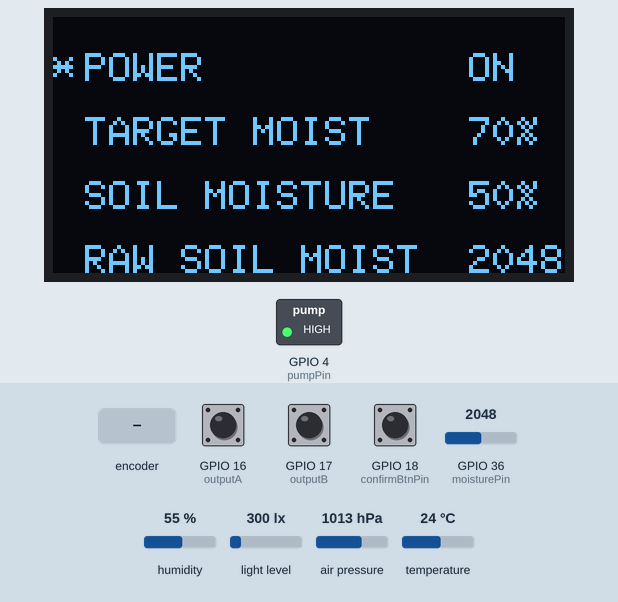
Recording of a sketch running on a simulated ESP32. Parts: 128×64 one-colour display, switched loads named in the sketch (green lamp = pin HIGH). Wiring (inferred from the names in the program): BME280 sensor at I2C address 0x76. Inputs (shaded band) come from the test bench; at power-on: GPIO 18 (confirmBtnPin) LOW, GPIO 16 (outputA) HIGH, GPIO 17 (outputB) HIGH, GPIO 36 (moisturePin) = 2048, humidity 55 %, light level 300 lx, air pressure 1013 hPa, temperature 24 °C. WiFi joins after 1.5 s; servers stay silent unless stated; EEPROM starts erased; no MQTT or app messages arrive unless stated; not simulated (calls return 0 or success): Privates.h; what the sketch prints to the serial monitor is not drawn.

Above: at 2.7 s.
2.8 s: GPIO 18 (confirmBtnPin) pulled HIGH for 0.15 s
At 3.6 s:
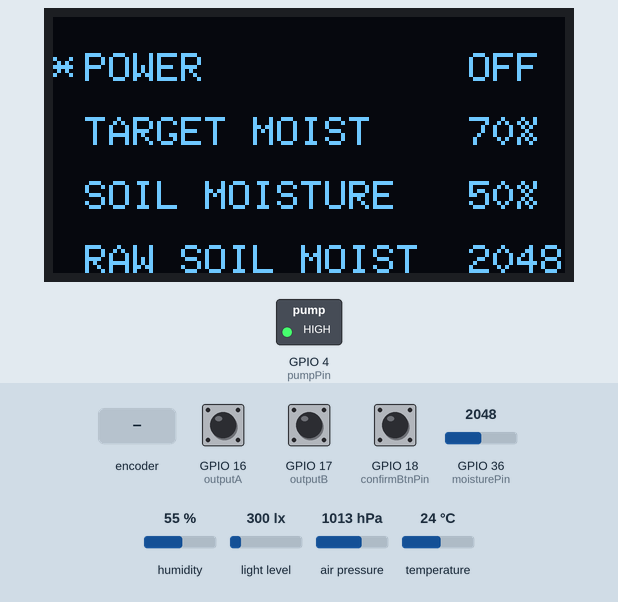
4.6 s: rotary encoder on GPIO 16 (outputA) / GPIO 17 (outputB) turned 2 steps (second pin leading)
At 6.1 s:
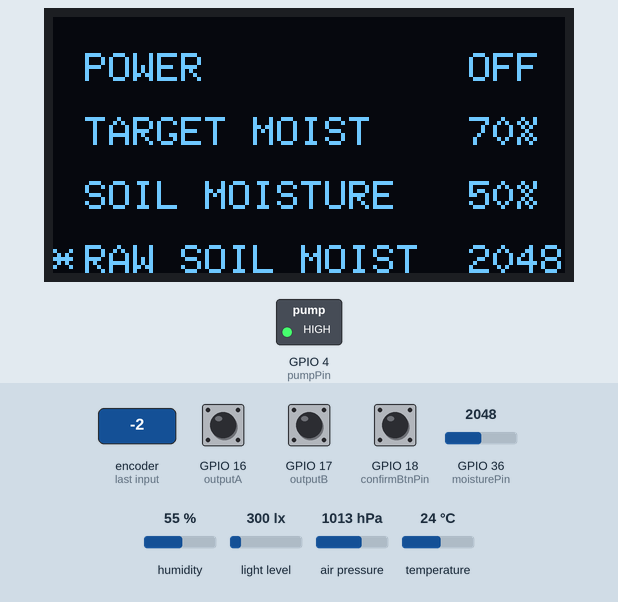
6.5 s: rotary encoder on GPIO 16 (outputA) / GPIO 17 (outputB) turned 2 steps (second pin leading)
At 7.6 s:
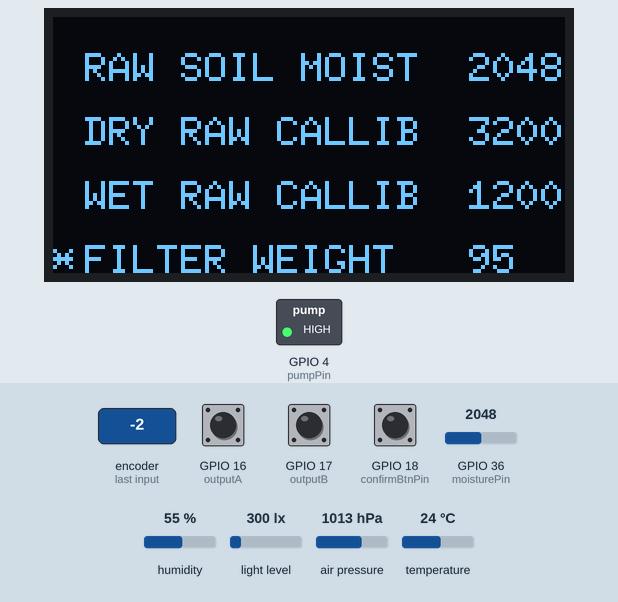
8.4 s: GPIO 18 (confirmBtnPin) pulled HIGH for 1 s
Timing chart, 0 to 11.4 s (numbered marks = the images above; inputs shaded):
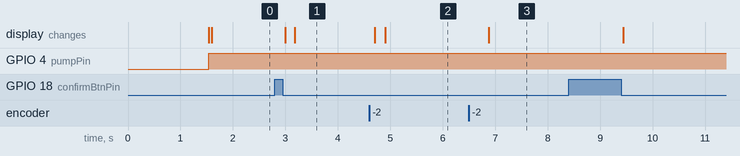

Measured:
- after the input at 2.8 s, the display: first changes after 0.20 s (image 1 shows a later state)
- after the input at 4.6 s, the display: first changes after 0.10 s (image 2 shows a later state)
- after the input at 6.5 s, the display: changes after 0.37 s (image 3)

The sketch:

main.ino
```cpp
#include <Arduino.h>
#include <BH1750.h>
#include <BME280I2C.h>
#include <Wire.h>
#include <WiFi.h> //Home assistant
#include <PubSubClient.h> //Home assistant
#include "Privates.h" //Homeassistant
#include <PressButton.h> //Interface
#include <RotaryEncoderAccel.h> //Interface
#include <U8g2lib.h> //oled
#include <EEPROM.h> //Save Settings
#include <math.h>
//-----------------------------------------------------------------------
// OLED display
#define SCREEN_WIDTH 128 // OLED display width, in pixels
#define SCREEN_HEIGHT 64 // OLED display height, in pixels
//-----------------------------------------------------------------------
#define SDA_PIN 21
#define SCL_PIN 22
#define confirmBtnPin 18 //input digitalRead()
//#define ledOnPin 33 //output digitalWrite()
#define pumpPin 4
#define moisturePin 36
//rotary encoder
#define outputA 16 //input digitalRead()
#define outputB 17 //input digitalRead()
//-----------------------------------------------------------------------
//Settings
#define DISP_ITEM_ROWS 4
#define DISP_CHAR_WIDTH 16
#define PACING_MC 30 //25
#define FLASH_RST_CNT 3 //30
#define SETTINGS_CHKVAL 3647
#define CHAR_X SCREEN_WIDTH/DISP_CHAR_WIDTH // 128/16
#define CHAR_Y SCREEN_HEIGHT/DISP_ITEM_ROWS // 64/4
#define SHIFT_UP 0 //240/8
//-----------------------------------------------------------------------
//Varibles
BH1750 lightMeter;
BME280I2C bme;
float temp(NAN), hum(NAN), pres(NAN), lux(NAN);
float moisture = 50.0;
int newMoisture = 0;
int rawMoisture = 0;
bool pump_status = false;
bool vattna = false;

//Homeassistant
//-----------------------------------------------------------------------
Privates privates;
WiFiClient espClient;
PubSubClient client(espClient);
char messages[50];
volatile  bool TopicArrived = false;
const     int mqttpayloadSize = 10;
char mqttpayload [mqttpayloadSize] = {'\0'};
String mqtttopic;
unsigned long lastMqttReconnectAttempt = 0;
const unsigned long mqttReconnectInterval = 5000; // 5 seconds
//-----------------------------------------------------------------------
//rotary encoder
RotaryEncoderAccel encoder(outputA, outputB);  // GPIO16 och GPIO17 på ESP32
// ISR för båda pins, som anropas vid ändring (rising/falling)
void IRAM_ATTR handleInterrupt() {
  encoder.tick();
}
//-----------------------------------------------------------------------
//Buttons
PressButton btnOk(confirmBtnPin);
//-----------------------------------------------------------------------
//Menu structure
enum pageType{
  MENU_ROOT,
};
enum pageType currPage = MENU_ROOT;
void page_MenuRoot();
//-----------------------------------------------------------------------
//Menu internals
boolean updateAllItems = true;
boolean updateItemValue;
uint8_t itemCnt;
int8_t cursorPos;
uint8_t saveCursorPos;
uint8_t dispOffset;
uint8_t saveDispOffset;
bool edditing = false;
bool detectedRotation = false;
uint8_t root_pntrPos = 1;
uint8_t root_dispOffset = 0;
uint8_t flashCntr;
boolean flashIsOn;
void initMenuPage(String title, uint8_t itemCount);
void captureButtonDownStates();
void incrementDecrementFloat(float *v, float amount, float min, float max);
void incrementDecrementDouble(double *v, double amount, double min, double max);
void doPointerNavigation();
bool menuItemPrintable(uint8_t xPos, uint8_t yPos);
//-----------------------------------------------------------------------
//Print tools
void printPointer();
void printOnOff(bool val);
void printUint32_tAtWidth(uint32_t value, uint8_t width, char c);
void printDoubleAtWidth(double value, uint8_t width, char c);
//-----------------------------------------------------------------------
//Settings

#pragma pack(1) //memory alignment
struct Mysettings{
  uint16_t targetMoisture = 70;
  boolean power = true;
  uint16_t dryMoistureCalli = 3200;
  uint16_t wetMoistureCalli = 1200;
  uint16_t overshoot = 3;
  uint16_t filterWeight = 95;
  uint16_t settingsCheckValue = SETTINGS_CHKVAL;
};

Mysettings settings;
Mysettings oldSettings;
void sets_SetDeafault();
void sets_Load();
void sets_Save();
//-----------------------------------------------------------------------
//Time
unsigned long previousTime = 0;
unsigned long passedTime = 0;
unsigned long previousPassedTime1,previousPassedTime2 = 0;
unsigned long currentTime;
unsigned long previousSensorRead = 0;
int readInterval = 500;
const unsigned long saveInterval = 60000; // 60 000 ms = 60 sekunder
unsigned long lastEditTime = 0;
//-----------------------------------------------------------------------
// Oled - Adafruit_SSD1306
U8G2_SH1106_128X64_NONAME_F_HW_I2C display(U8G2_R0, /* reset=*/ U8X8_PIN_NONE);
long timeLastTouched = 0;
const long timeBeforeDisable = 120000;
//-----------------------------------------------------------------------
bool initPage = true;
bool changeValue = false;
bool changeValues [10];
//-----------------------------------------------------------------------
//BME280
BME280::TempUnit tempUnit(BME280::TempUnit_Celsius);
BME280::PresUnit presUnit(BME280::PresUnit_Pa);
//-----------------------------------------------------------------------

void setup()
{
  //=================================================SETUP=======================================================
  Serial.begin(115200);
  while(!Serial) {}
  Wire.begin(SDA_PIN, SCL_PIN);  // Initierar I2C på valfria pinnar
  lightMeter.begin();

  while(!bme.begin()){Serial.println("Could not find BME280 sensor!"); delay(1000);}

  currentTime = millis();

  setupWiFi(); //Home assistant
  client.setServer(privates.broker, 1883); //Home assistant
  client.setCallback(callback);

  pinMode(pumpPin, OUTPUT);
  pinMode(moisturePin, INPUT);

  pinMode(confirmBtnPin, INPUT_PULLDOWN);
  //pinMode(ledOnPin, OUTPUT);
  pinMode(outputA,INPUT_PULLUP);
  pinMode(outputB,INPUT_PULLUP);

  // Koppla interrupt på båda encoder-pins till samma ISR
  attachInterrupt(digitalPinToInterrupt(outputA), handleInterrupt, CHANGE);
  attachInterrupt(digitalPinToInterrupt(outputB), handleInterrupt, CHANGE);

  Wire.begin();
  Wire.setClock(3400000 );      //3.4 MHz
  display.setBusClock(3400000 );  //3.4 MHz

  display.setI2CAddress(0x78);
  display.begin();
  display.setFont(u8g2_font_6x10_mf);	// choose a suitable font
  display.clearBuffer();					// clear the internal memory
  display.setCursor(0, 0);

  EEPROM.begin(sizeof(settings));
  sets_Load();
  oldSettings = settings;
}

void loop()
{
   //=================================================LOOP=======================================================
  passedTime = millis() / 1000.0;

  //print sensor data
  //printSensorData();

  if(millis() - timeLastTouched > timeBeforeDisable)
  {
    display.setPowerSave(1);
    display.setPowerSave(1);
  }
  else
  {
    display.setPowerSave(0);
    display.setPowerSave(0);
  }

  const float UPDATE_INTERVAL1 = 0.25;

  bool shouldUpdate1 = (passedTime - previousPassedTime1 >= UPDATE_INTERVAL1);
  bool shouldUpdate2 = (passedTime - previousPassedTime2 >= 0.01);
  updateSettings();

  if(shouldUpdate1)
  {
    updateSensorValues();
    previousPassedTime1 = passedTime;
  }

  page_MenuRoot();

  printPointer();
  // Serial.print(updateAllItems);
  // Serial.print(" ");
  // Serial.println(updateItemValue);

  if ((updateAllItems || updateItemValue) && shouldUpdate2)
  {
    //Serial.println("Sending display buffer");
    display.sendBuffer();                        //välldigt långsam
    previousPassedTime2 = passedTime;
    updateAllItems = false;
    updateItemValue = false;
  }
  //Capture button states
  captureButtonDownStates();

  //Homeassistant
  if(passedTime - previousTime > 1.0) {publishMessage(); previousTime = passedTime;}

  detectedRotation = encoder.getDirection() != RotaryEncoderAccel::Direction::NOROTATION;
  if(detectedRotation)
  {
    lastEditTime = millis();
  }

  //Save settings every 10 seconds if not rotated the encoder
  if (millis() - lastEditTime >= saveInterval) {
    sets_Save();
    lastEditTime = millis();
  }
}

void page_MenuRoot()
{
  //=================================================ROOT_MENU============================================
  if(initPage)
  {
    cursorPos = 0;
    dispOffset = 0;
    changeValues[10];
    initMenuPage(F("MAIN MENU"), 8);
    initPage = false;
  }

  if(menuItemPrintable(1,1)){display.print(F("POWER              "));}
  if(menuItemPrintable(1,2)){display.print(F("TARGET MOIST       "));}
  if(menuItemPrintable(1,3)){display.print(F("SOIL MOISTURE      "));}
  if(menuItemPrintable(1,4)){display.print(F("RAW SOIL MOIST     "));}
  if(menuItemPrintable(1,5)){display.print(F("DRY RAW CALLIB     "));}
  if(menuItemPrintable(1,6)){display.print(F("WET RAW CALLIB     "));}
  if(menuItemPrintable(1,7)){display.print(F("FILTER WEIGHT      "));}
  if(menuItemPrintable(1,8)){display.print(F("HYSTERESIS         "));}

  if(menuItemPrintable(13,1)){printOnOff(settings.power);}
  if(menuItemPrintable(13,2)){printUint32_tAtWidth(settings.targetMoisture, 5, '%');}
  if(menuItemPrintable(13,3)){printUint32_tAtWidth(moisture, 5, '%');}
  if(menuItemPrintable(13,4)){printUint32_tAtWidth(rawMoisture, 5, '%');}
  if(menuItemPrintable(13,5)){printUint32_tAtWidth(settings.dryMoistureCalli, 5, ' ');}
  if(menuItemPrintable(13,6)){printUint32_tAtWidth(settings.wetMoistureCalli, 5, ' ');}
  if(menuItemPrintable(13,7)){printUint32_tAtWidth(settings.filterWeight, 5, ' ');}
  if(menuItemPrintable(13,8)){printUint32_tAtWidth(settings.overshoot, 5, ' ');}

  if(btnOk.PressReleased())
  {
    FlashPointer();
    switch (cursorPos)
    {
      case 0: changeValues [0] = !changeValues [0]; edditing = !edditing; break;
      case 1: changeValues [1] = !changeValues [1]; edditing = !edditing; break;
      case 4: changeValues [4] = !changeValues [4]; edditing = !edditing; break;
      case 5: changeValues [5] = !changeValues [5]; edditing = !edditing; break;
      case 6: changeValues [6] = !changeValues [6]; edditing = !edditing; break;
      case 7: changeValues [7] = !changeValues [7]; edditing = !edditing; break;
    }

    if(edditing) // If edditing is true, save the current cursor position and display offset
    {
      // Save current cursor position and display offset
      // and set the encoder position to the current cursor position
      saveCursorPos = encoder.getPosition();
      saveDispOffset = dispOffset;

      encoder.setAccel(150, 5);
    }
    else // If edditing is false, restore the cursor position and display offset
    {
      encoder.setPosition(saveCursorPos);
      dispOffset = saveDispOffset;
    }
  }
       if(changeValues[0]){*&settings.power = !*&settings.power; changeValues [0] = false; updateItemValue = true;}
  else if(changeValues[1])incrementDecrementInt(&settings.targetMoisture, 1, 0, 100);
  else if(changeValues[4])incrementDecrementInt(&settings.dryMoistureCalli, 1, 2800, 3400);
  else if(changeValues[5])incrementDecrementInt(&settings.wetMoistureCalli, 1, 600, 1300);
  else if(changeValues[6])incrementDecrementInt(&settings.filterWeight, 1, 0, 100);
  else if(changeValues[7])incrementDecrementInt(&settings.overshoot, 1, 0, 5);
  else
    doPointerNavigation();
}

void printSensorData()
{
  Serial.print("\tTemp: ");
  Serial.print(temp);
  Serial.print("°"+ String(tempUnit == BME280::TempUnit_Celsius ? 'C' :'F'));
  Serial.print("\tHumidity: ");
  Serial.print(hum);
  Serial.print("% RH");
  Serial.print("\tPressure: ");
  Serial.print(pres);
  Serial.print(" Pa");
  Serial.print("\tLight: ");
  Serial.print(lux);
  Serial.print(" Lx");
  Serial.print("\t\tMoisture: ");
  Serial.print(moisture);
  Serial.println("%");
}

//======================================================TOOLS - menu Internals==================================================
void initMenuPage(String title, uint8_t itemCount){
  display.clearBuffer();
  printPointer();
  uint8_t fillCnt = (DISP_CHAR_WIDTH - title.length()) / 2;

  btnOk.ClearWasDown();

  itemCnt = itemCount;
  flashCntr = 0;
  flashIsOn = false;
  updateAllItems = true;
}
void captureButtonDownStates(){
  btnOk.CaptureDownState();
}

void doPointerNavigation()
{
  int direction = round(encoder.getRPM());

  if (direction != 0) {
    int newCursorPos = cursorPos + direction;

    // Clamp
    if (newCursorPos < 0) newCursorPos = 0;
    if (newCursorPos > itemCnt - 1) newCursorPos = itemCnt - 1;

    if (newCursorPos != cursorPos) {
      cursorPos = newCursorPos;

      // Scroll logic
      if (cursorPos < dispOffset) {
        dispOffset = cursorPos;
        updateAllItems = true; // Force update of all items
      } else if (cursorPos >= dispOffset + DISP_ITEM_ROWS) {
        dispOffset = cursorPos - DISP_ITEM_ROWS + 1;
        updateAllItems = true; // Force update of all items
      }

      printPointer();  // Only redraw when view actually changes
      timeLastTouched = millis(); // Update last touched time
    }
  }
}

void incrementDecrementInt(uint16_t *v, uint16_t amount, uint16_t min, uint16_t max)
{
    int direction = encoder.getRPM();

    if (direction != 0) {
        int target = direction * amount;
        int newValue = *v + target;

        if (newValue >= min && newValue <= max) {
            *v = newValue;
        }
        else if (newValue < min) {
            *v = min;
        }
        else {
            *v = max;
        }

        updateItemValue = true;
        timeLastTouched = millis();
    }

    delayMicroseconds(5);
}


void incrementDecrementFloat(float *v, float amount, float min, float max)
{
  int enc = encoder.getPosition();
  if(enc != 0) {
    *v += (enc*amount);
    *v = constrain(*v,min,max);
    //Serial.println(enc*amount);
    updateItemValue = true;
  }
  delayMicroseconds(5);
}
void incrementDecrementDouble(double *v, double amount, double min, double max)
{
  int enc = encoder.getPosition();
  if(enc != 0) {
    *v += (enc*amount);
    *v = constrain(*v,min,max);
    //Serial.println(enc*amount);
    updateItemValue = true;
  }
  delayMicroseconds(5);
}

bool isFlashChanged(){
  if(flashCntr == 0){
    flashIsOn = !flashIsOn;
    flashCntr = FLASH_RST_CNT;
    return true;
  }
  else{flashCntr--; return false;}
}

bool menuItemPrintable(uint8_t xPos, uint8_t yPos){
  if(!(updateAllItems || (updateItemValue && cursorPos == yPos))){return false;}
  uint8_t yMaxOffset = 0;
  if(yPos > DISP_ITEM_ROWS) {yMaxOffset = yPos - DISP_ITEM_ROWS;}
  if(dispOffset <= (yPos) && dispOffset >= yMaxOffset){display.setCursor(CHAR_X*xPos, CHAR_Y*(yPos - dispOffset)); return true;}
  return false;
}

//======================================================TOOLS_display========================================================
void printPointer(){
  //Serial.println("printPointer");
  display.drawStr(0, 1*CHAR_Y, " ");
  display.drawStr(0, 2*CHAR_Y, " ");
  display.drawStr(0, 3*CHAR_Y, " ");
  display.drawStr(0, 4*CHAR_Y, " ");
  display.drawStr(0, (cursorPos - dispOffset + 1)*CHAR_Y, "*");
  display.sendBuffer();
}
void FlashPointer(){
  timeLastTouched = millis();
  display.drawStr(0, 1*CHAR_Y, " ");
  display.drawStr(0, 2*CHAR_Y, " ");
  display.drawStr(0, 3*CHAR_Y, " ");
  display.drawStr(0, 4*CHAR_Y, " ");
  display.sendBuffer();                  //nytt

  delay(100);
  //Serial.println("FlashPointer");
  display.drawStr(0, (cursorPos - dispOffset + 1)*CHAR_Y, "*");
  display.sendBuffer();                  //nytt
}

void printOnOff(bool val){
  if(val){display.print(F("ON    "));}
  else   {display.print(F("OFF   "));}
}
void printChars(uint8_t cnt, char c){
  if(cnt > 0){
    char cc[] = " "; cc[0] = c;
    for(u_int8_t i = 1; i < cnt; i++){display.print(cc);}
  }
}
uint8_t getUint32_tCharCnt(uint32_t value)
{
  if(value == 0){return 1;}
  uint32_t tensCalc = 10; int8_t cnt = 1;
  while (tensCalc <= value && cnt < 20){tensCalc *= 10; cnt += 1;}
  return cnt;
}
uint8_t getDoubleCharCnt(double value)
{
  if(value == 0){return 1;}
  uint32_t tensCalc = 10; int8_t cnt = 1;
  while (tensCalc <= value && cnt < 20){tensCalc *= 10; cnt += 1;}
  return cnt;
}
void printUint32_tAtWidth(uint32_t value, uint8_t width, char c){
  display.print(value);
  display.print(c);
  printChars(width-getUint32_tCharCnt(value), ' ');
}
void printDoubleAtWidth(double value, uint8_t width, char c){
  char buf[10];
  dtostrf(value, width-getDoubleCharCnt(value), 1, buf); // 1 decimal
  display.print(buf);
  display.print(c);
}
//======================================================TOOLS_settings======================================================
void sets_SetDeafault()
{
  Mysettings tempSets;
  memcpy(&settings, &tempSets, sizeof settings);
}

void sets_Load()
{
  EEPROM.get(0,settings);
  if(settings.settingsCheckValue != SETTINGS_CHKVAL){sets_SetDeafault();}
}
void sets_Save()
{
  if (memcmp(&settings, &oldSettings, sizeof(settings)) != 0) {
    EEPROM.put(0, settings);
    EEPROM.commit();
    oldSettings = settings; // uppdatera efter commit
  }
}


void updateSettings()
{
  if(settings.power)
  {
    //Pump control
    if (moisture < settings.targetMoisture - settings.overshoot)
    { //
      vattna = true;
      pump_status = true;
      //Serial.print("Pump water ON:  ");
      digitalWrite(pumpPin, HIGH);
      delay(1);
    }
    else if (moisture > settings.targetMoisture + settings.overshoot) {
      vattna = false;
      pump_status = false;
      //Serial.print("Pump water OFF:  ");
      digitalWrite(pumpPin, LOW);
    }
    else {
      pump_status = vattna;
      //Serial.print("Pump water ");
      // if (vattna) Serial.print("ON:  ");
      // else Serial.print("OFF:  ");
      digitalWrite(pumpPin, vattna);
      //Serial.print("Pump water vattna:  ");
    }
    //------------------------------------------------------------------------
    updateAllItems = true;

    client.loop();
    if(TopicArrived)
    {
      // Serial.print("Message arrived: ");
      // Serial.println(mqttpayload);
      //settings.targetTemp = atof(mqttpayload);
      TopicArrived = false;
    }
  }
  else
  {
    //digitalWrite(ledOnPin, LOW);
  }
}

void updateSensorValues() {

  unsigned long currentTime = millis();
  if (currentTime - previousSensorRead >= readInterval)
  {
    previousSensorRead = currentTime;

    bool result = bme.read(pres, temp, hum, tempUnit, presUnit);
    lux = lightMeter.readLightLevel();

    // If sensor read fails, try to re-initialize
    if (!result || lux < 0)
    {
      Serial.println("I2C sensor error, re-initializing...");
      Wire.end();
      delay(100);
      Wire.begin(SDA_PIN, SCL_PIN);
      bme.begin();
      lightMeter.begin();
      delay(100);
      return;
    }

    rawMoisture = analogRead(moisturePin);
    newMoisture = mapFloat(rawMoisture, settings.dryMoistureCalli, settings.wetMoistureCalli, 0.0, 100.0); // Map the analog value to percentage
    newMoisture = constrain(newMoisture, 0, 100); // Ensure moisture is within 0-100%
    moisture = Filter(newMoisture, moisture); // Apply filter to smooth the value
  }
}

float Filter(float New, float Current) //Moisture sensor
{
  return (1.0 - settings.filterWeight/100.0) * New + settings.filterWeight/100.0 * Current;
}

void setupWiFi() //Homeassistant
{
  WiFi.begin(privates.ssid, privates.pass);
  Serial.print("\nConnecting to ");
  Serial.print(privates.ssid);
  while(WiFi.status() != WL_CONNECTED)
  {
    delay(100);
    Serial.print(".");
  }
  Serial.print("\nConnected to ");
  Serial.println(privates.ssid);
}

void reconnect() //Homeassistant
{
  // Only try to reconnect if enough time has passed
  unsigned long now = millis();
  if (now - lastMqttReconnectAttempt > mqttReconnectInterval) {
    lastMqttReconnectAttempt = now;
    if (!client.connected()) {
      client.connect("boll", privates.brokerUser, privates.brokerPass);
    }
  }
}

void publishMessage() //Homeassistant
{
  if(!client.connected()){reconnect();}
  client.loop();
  //int "%d", float "%f", bool "%s", obs vikitgt!
  snprintf(messages, sizeof(messages), "%f", temp);
  client.publish(privates.topicTemp, messages);
  snprintf(messages, sizeof(messages), "%f", hum);
  client.publish(privates.topicHum, messages);
  snprintf(messages, sizeof(messages), "%f", pres);
  client.publish(privates.topicPre, messages);
  snprintf(messages, sizeof(messages), "%f", lux);
  client.publish(privates.topicLux, messages);
  snprintf(messages, sizeof(messages), "%f", moisture);
  client.publish(privates.topicMoisture, messages);
}

void callback(char* topic, byte* payload, unsigned int length) //Homeassistant
{
  if ( !TopicArrived )
  {
    memset( mqttpayload, '\0', mqttpayloadSize ); // clear payload char buffer
    mqtttopic = ""; //clear topic string buffer
    mqtttopic = topic; //store new topic
    memcpy( mqttpayload, payload, length );
    TopicArrived = true;
  }
}

float mapFloat(float x, float in_min, float in_max, float out_min, float out_max) {
  return (x - in_min) * (out_max - out_min) / (in_max - in_min) + out_min;
}
```
